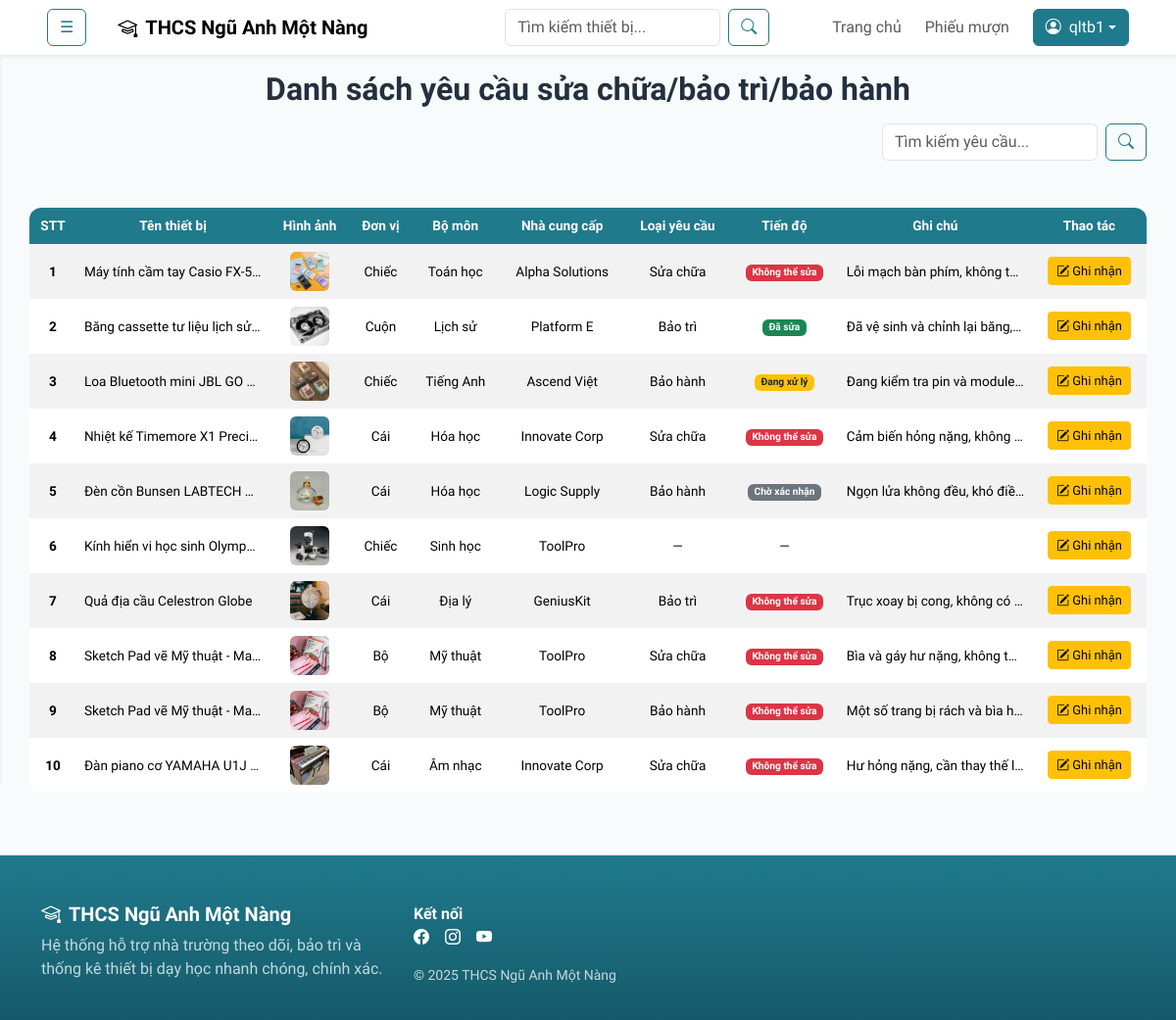
The app's page /index.php?page=dsghinhan (signed in) with its own data.
### tables this page shows
CREATE TABLE `yeucauscbtbh` (
  `maYeuCau` int(11) NOT NULL,
  `maChiTietTB` int(11) NOT NULL,
  `loaiYeuCau` varchar(50) DEFAULT NULL,
  `tienDo` varchar(50) DEFAULT NULL,
  `ghiChu` text DEFAULT NULL
);

CREATE TABLE `thietbi` (
  `maThietBi` int(11) NOT NULL,
  `tenThietBi` varchar(255) NOT NULL,
  `hinhAnh` varchar(255) DEFAULT NULL,
  `donVi` varchar(50) NOT NULL,
  `soLuong` int(11) NOT NULL,
  `lop` varchar(50) NOT NULL,
  `maBoMon` int(11) NOT NULL,
  `maNhaCungCap` int(11) NOT NULL,
  `moTa` text DEFAULT NULL
);

CREATE TABLE `bomon` (
  `maBoMon` int(11) NOT NULL,
  `tenBoMon` varchar(100) NOT NULL,
  `moTa` text DEFAULT NULL
);

CREATE TABLE `nhacungcap` (
  `maNhaCungCap` int(11) NOT NULL,
  `tenNhaCungCap` varchar(100) NOT NULL,
  `diaChi` varchar(255) DEFAULT NULL,
  `soDienThoai` varchar(20) DEFAULT NULL,
  `email` varchar(100) DEFAULT NULL
);

### App/Models/mYeuCauSCBTBH.php (called while the page is built, shortened)
<?php
class modelYeuCauSCBTBH{
    public function selectAllYeuCauSCBTBH() {
        $p = new clsKetNoi();
        $truyvan = "SELECT *, yc.ghiChu FROM yeucauscbtbh yc
                    JOIN chitietthietbi ct ON yc.maChiTietTB = ct.maChiTietTB
                    JOIN thietbi tb ON ct.maThietBi = tb.maThietBi
                    JOIN bomon bm ON tb.maBoMon = bm.maBoMon
                    JOIN nhacungcap ncc ON tb.maNhaCungCap = ncc.maNhaCungCap";
        $con = $p->moketnoi();
        $kq = mysqli_query($con, $truyvan);
        return $kq;
    }
}
?>

### App/Controllers/cYeuCauSCBTBH.php (called while the page is built, shortened)
<?php
include_once('App/Models/mYeuCauSCBTBH.php');
class controlYeuCauSCBTBH {
    public function getAllYeuCauSCBTBH() {
        $p = new modelYeuCauSCBTBH();
        $kq = $p->selectAllYeuCauSCBTBH();
        return $kq;
    }
}
?>

### App/Views/thietbi/ghinhanscbtbh/dsghinhan.php (the view, shortened to what this page needs)
<h2 class="text-center fw-semibold my-3">Danh sách yêu cầu sửa chữa/bảo trì/bảo hành</h2>
<div class="d-flex mx-auto justify-content-between align-items-center" style="width: 95%">
    <form class="d-flex ms-auto" action="index.php" method="get">
        <input class="form-control me-2" type="text" name="keyword" placeholder="Tìm kiếm yêu cầu..." style="width: 220px;">
        <button class="btn btn-outline-primary" type="submit"><i class="bi bi-search"></i></button>
    </form>
</div>
<div class="d-flex justify-content-center">
    <div class="table-responsive my-5" style="width: 95%;">
        <table class="table table-striped table-hover table-borderless align-middle" style="font-size: 0.85em;">
            <thead class="text-center">
                <tr>
                    <th>STT</th>
                    <th>Tên thiết bị</th>
                    <th>Hình ảnh</th>
                    <th>Đơn vị</th>
                    <th>Bộ môn</th>
                    <th>Nhà cung cấp</th>
                    <th>Loại yêu cầu</th>
                    <th>Tiến độ</th>
                    <th>Ghi chú</th>
                    <th>Thao tác</th>
                </tr>
            </thead>
            <tbody>
            <?php
            include_once('App/Controllers/cYeuCauSCBTBH.php');
            $p = new controlYeuCauSCBTBH();
            if(isset($_GET['keyword'])) {
                $keyword = $_GET['keyword'];
                $kq = $p->searchYeuCauSCBTBH($keyword);
            } else {
                $kq = $p->getAllYeuCauSCBTBH();
            }
            if ($kq && $kq->num_rows > 0) {
                $dem = 0;
                while ($r = $kq->fetch_assoc()) {
                    $dem++;
                    echo '<tr>';
                        echo '<td class="text-center"><strong>' . $dem . '</strong></td>';
                        echo '<td title="'.$r['tenThietBi'].'">' . $r['tenThietBi'] . '</td>';
                        echo '<td><img src="public/uploads/' . $r['hinhAnh'] . '" width="40" height="40" class="rounded d-block mx-auto"></td>';
                        echo '<td class="text-center">' . $r['donVi'] . '</td>';
                        echo '<td class="text-center">' . $r['tenBoMon'] . '</td>';
                        echo '<td class="text-center">' . $r['tenNhaCungCap'] . '</td>';
                        echo '<td class="text-center">';
                            echo ($r['loaiYeuCau'] === NULL) ? '—' : $r['loaiYeuCau'];
                        echo '</td>';
                        echo '<td class="text-center">';
                            switch ($r['tienDo']) {
                                case "Chờ xác nhận": echo '<span class="badge bg-secondary">' . $r['tienDo'] . '</span>'; break;
                                case "Đang xử lý": echo '<span class="badge bg-warning text-dark">' . $r['tienDo'] . '</span>'; break;
                                case "Đã sửa": echo '<span class="badge bg-success">' . $r['tienDo'] . '</span>'; break;
                                case "Không thể sửa": echo '<span class="badge bg-danger">' . $r['tienDo'] . '</span>'; break;
                                default: echo '—';
                            }
                        echo '</td>';
                        echo '<td>' . $r['ghiChu'] . '</td>';
                        echo '<td class="text-center">';
                            echo '<a href="index.php?page=ghinhanyeucau&maYeuCau=' . $r['maYeuCau'] . '" class="btn btn-sm btn-warning" style="font-size: 0.95em;"><i class="bi bi-pencil-square"></i> Ghi nhận</a>';
                        echo '</td>';
                    echo '</tr>';
                }
            } else {
                echo '<tr><td colspan="11"><h5 class="text-center text-muted">Hiện chưa có yêu cầu nào. Vui lòng quay lại sau.</h5></td></tr>';
            }
            ?>
            </tbody>
        </table>
    </div>
</div>

### public/css/style.css (style rules this page uses)
:root { --na-primary: #1f7a8c; --na-primary-2: #155a6a; --na-accent: #f4a261; --na-ink: #24303f; --na-muted: #6c7a89; --na-bg: #f8fbfc; --na-card: #ffffff; --na-gold: #c9a227; --shadow-soft: 0 10px 30px rgba(31,122,140,.12); }
body { font-family: 'Quicksand', Arial, sans-serif; color:var(--na-ink); background:var(--na-bg) }
.btn-outline-primary { --bs-btn-color:var(--na-primary); --bs-btn-border-color:var(--na-primary); --bs-btn-hover-bg:var(--na-primary); --bs-btn-hover-border-color:var(--na-primary) }
.table thead th { background-color: var(--na-primary); color: white; }
.table { border-radius: 12px; overflow: hidden; }

### App/Views/thietbi/ghinhanscbtbh/dsghinhan.php (style rules this page uses)
th, td { max-width: 12.5em; white-space: nowrap; overflow: hidden; text-overflow: ellipsis; }

### records on screen
yeucauscbtbh: thietbi.tenThietBi "Máy tính cầm tay Casio FX-5…", thietbi.hinhAnh (picture), thietbi.donVi "Chiếc", bomon.tenBoMon "Toán học", nhacungcap.tenNhaCungCap "Alpha Solutions", loaiYeuCau "Sửa chữa", tienDo "Không thể sửa", ghiChu "Lỗi mạch bàn phím, không t…"
yeucauscbtbh: thietbi.tenThietBi "Băng cassette tư liệu lịch sử…", thietbi.hinhAnh (picture), thietbi.donVi "Cuộn", bomon.tenBoMon "Lịch sử", nhacungcap.tenNhaCungCap "Platform E", loaiYeuCau "Bảo trì", tienDo "Đã sửa", ghiChu "Đã vệ sinh và chỉnh lại băng,…"
yeucauscbtbh: thietbi.tenThietBi "Loa Bluetooth mini JBL GO…", thietbi.hinhAnh (picture), thietbi.donVi "Chiếc", bomon.tenBoMon "Tiếng Anh", nhacungcap.tenNhaCungCap "Ascend Việt", loaiYeuCau "Bảo hành", tienDo "Đang xử lý", ghiChu "Đang kiểm tra pin và module…"
yeucauscbtbh: thietbi.tenThietBi "Nhiệt kế Timemore X1 Preci…", thietbi.hinhAnh (picture), thietbi.donVi "Cái", bomon.tenBoMon "Hóa học", nhacungcap.tenNhaCungCap "Innovate Corp", loaiYeuCau "Sửa chữa", tienDo "Không thể sửa", ghiChu "Cảm biến hỏng nặng, không…"
yeucauscbtbh: thietbi.tenThietBi "Đèn cồn Bunsen LABTECH…", thietbi.hinhAnh (picture), thietbi.donVi "Cái", bomon.tenBoMon "Hóa học", nhacungcap.tenNhaCungCap "Logic Supply", loaiYeuCau "Bảo hành", tienDo "Chờ xác nhận", ghiChu "Ngọn lửa không đều, khó đi…"
yeucauscbtbh: thietbi.tenThietBi "Kính hiển vi học sinh Olymp…", thietbi.hinhAnh (picture), thietbi.donVi "Chiếc", bomon.tenBoMon "Sinh học", nhacungcap.tenNhaCungCap "ToolPro"
yeucauscbtbh: thietbi.tenThietBi "Quả địa cầu Celestron Globe", thietbi.hinhAnh (picture), thietbi.donVi "Cái", bomon.tenBoMon "Địa lý", nhacungcap.tenNhaCungCap "GeniusKit", loaiYeuCau "Bảo trì", tienDo "Không thể sửa", ghiChu "Trục xoay bị cong, không có…"
yeucauscbtbh: thietbi.tenThietBi "Sketch Pad vẽ Mỹ thuật - Ma…", thietbi.hinhAnh (picture), thietbi.donVi "Bộ", bomon.tenBoMon "Mỹ thuật", nhacungcap.tenNhaCungCap "ToolPro", loaiYeuCau "Sửa chữa", tienDo "Không thể sửa", ghiChu "Bìa và gáy hư nặng, không t…"
yeucauscbtbh: thietbi.tenThietBi "Sketch Pad vẽ Mỹ thuật - Ma…", thietbi.hinhAnh (picture), thietbi.donVi "Bộ", bomon.tenBoMon "Mỹ thuật", nhacungcap.tenNhaCungCap "ToolPro", loaiYeuCau "Bảo hành", tienDo "Không thể sửa", ghiChu "Một số trang bị rách và bìa h…"
yeucauscbtbh: thietbi.tenThietBi "Đàn piano cơ YAMAHA U1J…", thietbi.hinhAnh (picture), thietbi.donVi "Cái", bomon.tenBoMon "Âm nhạc", nhacungcap.tenNhaCungCap "Innovate Corp", loaiYeuCau "Sửa chữa", tienDo "Không thể sửa", ghiChu "Hư hỏng nặng, cần thay thế l…"

### other values on screen
$_SESSION['tenDangNhap'] "qltb1"
